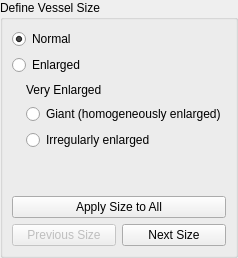
               <widget class="QWidget" name="setVesselSizePage">
                <layout class="QVBoxLayout" name="verticalLayout_36">
                 <property name="margin">
                  <number>0</number>
                 </property>
                 <item>
                  <widget class="QGroupBox" name="groupBox_10">
                   <property name="whatsThis">
                    <string>&lt;!DOCTYPE HTML PUBLIC &quot;-//W3C//DTD HTML 4.0//EN&quot; &quot;http://www.w3.org/TR/REC-html40/strict.dtd&quot;&gt;
&lt;html&gt;&lt;head&gt;&lt;meta name=&quot;qrichtext&quot; content=&quot;1&quot; /&gt;&lt;style type=&quot;text/css&quot;&gt;
p, li { white-space: pre-wrap; }
&lt;/style&gt;&lt;/head&gt;&lt;body style=&quot; font-family:'MS Shell Dlg 2'; font-size:8.25pt; font-weight:400; font-style:normal;&quot;&gt;
&lt;p style=&quot; margin-top:0px; margin-bottom:0px; margin-left:0px; margin-right:0px; -qt-block-indent:0; text-indent:0px;&quot;&gt;&lt;span style=&quot; font-size:8pt;&quot;&gt;Vessels are marked as 'Undefined' by default to avoid any assumption of normality. Recommended guidelines for choosing a vessel size give three options:&lt;/span&gt;&lt;/p&gt;
&lt;p style=&quot;-qt-paragraph-type:empty; margin-top:0px; margin-bottom:0px; margin-left:0px; margin-right:0px; -qt-block-indent:0; text-indent:0px; font-size:8pt;&quot;&gt;&lt;/p&gt;
&lt;p style=&quot; margin-top:0px; margin-bottom:0px; margin-left:0px; margin-right:0px; -qt-block-indent:0; text-indent:0px;&quot;&gt;&lt;span style=&quot; font-size:8pt;&quot;&gt;- &lt;/span&gt;&lt;span style=&quot; font-size:8pt; font-weight:600;&quot;&gt;Normal&lt;/span&gt;&lt;span style=&quot; font-size:8pt;&quot;&gt;: less than 20 micrometres in width&lt;/span&gt;&lt;/p&gt;
&lt;p style=&quot;-qt-paragraph-type:empty; margin-top:0px; margin-bottom:0px; margin-left:0px; margin-right:0px; -qt-block-indent:0; text-indent:0px; font-size:8pt;&quot;&gt;&lt;/p&gt;
&lt;p style=&quot; margin-top:0px; margin-bottom:0px; margin-left:0px; margin-right:0px; -qt-block-indent:0; text-indent:0px;&quot;&gt;&lt;span style=&quot; font-size:8pt;&quot;&gt;- &lt;/span&gt;&lt;span style=&quot; font-size:8pt; font-weight:600;&quot;&gt;Enlarged&lt;/span&gt;&lt;span style=&quot; font-size:8pt;&quot;&gt;: between 20 and 50 micrometres in width&lt;/span&gt;&lt;/p&gt;
&lt;p style=&quot;-qt-paragraph-type:empty; margin-top:0px; margin-bottom:0px; margin-left:0px; margin-right:0px; -qt-block-indent:0; text-indent:0px; font-size:8pt;&quot;&gt;&lt;/p&gt;
&lt;p style=&quot; margin-top:0px; margin-bottom:0px; margin-left:0px; margin-right:0px; -qt-block-indent:0; text-indent:0px;&quot;&gt;&lt;span style=&quot; font-size:8pt;&quot;&gt;- &lt;/span&gt;&lt;span style=&quot; font-size:8pt; font-weight:600;&quot;&gt;Giant&lt;/span&gt;&lt;span style=&quot; font-size:8pt;&quot;&gt;: more than 50 micrometres in width&lt;/span&gt;&lt;/p&gt;&lt;/body&gt;&lt;/html&gt;</string>
                   </property>
                   <property name="title">
                    <string>Define Vessel Size</string>
                   </property>
                   <layout class="QVBoxLayout" name="verticalLayout_37">
                    <item>
                     <layout class="QHBoxLayout" name="horizontalLayout_14">
                      <item>
                       <widget class="QRadioButton" name="sizeNormalRadio">
                        <property name="text">
                         <string>Normal</string>
                        </property>
                        <property name="checked">
                         <bool>true</bool>
                        </property>
                       </widget>
                      </item>
                     </layout>
                    </item>
                    <item>
                     <layout class="QGridLayout" name="gridLayout_6">
                      <item row="0" column="0">
                       <widget class="QRadioButton" name="sizeEnlargedRadio">
                        <property name="text">
                         <string>Enlarged</string>
                        </property>
                       </widget>
                      </item>
                     </layout>
                    </item>
                    <item>
                     <layout class="QGridLayout" name="gridLayout_7">
                      <item row="1" column="1">
                       <widget class="QRadioButton" name="sizeGiantRadio">
                        <property name="text">
                         <string>Giant (homogeneously enlarged)</string>
                        </property>
                       </widget>
                      </item>
                      <item row="2" column="1">
                       <widget class="QRadioButton" name="sizeIrregularRadio">
                        <property name="text">
                         <string>Irregularly enlarged</string>
                        </property>
                       </widget>
                      </item>
                      <item row="0" column="1">
                       <widget class="QLabel" name="label_5">
                        <property name="sizePolicy">
                         <sizepolicy hsizetype="Preferred" vsizetype="Fixed">
                          <horstretch>0</horstretch>
                          <verstretch>0</verstretch>
                         </sizepolicy>
                        </property>
                        <property name="minimumSize">
                         <size>
                          <width>0</width>
                          <height>17</height>
                         </size>
                        </property>
                        <property name="text">
                         <string>Very Enlarged</string>
                        </property>
                       </widget>
                      </item>
                      <item row="1" column="0">
                       <spacer name="horizontalSpacer_5">
                        <property name="orientation">
                         <enum>Qt::Horizontal</enum>
                        </property>
                        <property name="sizeType">
                         <enum>QSizePolicy::Fixed</enum>
                        </property>
                        <property name="sizeHint" stdset="0">
                         <size>
                          <width>14</width>
                          <height>20</height>
                         </size>
                        </property>
                       </spacer>
                      </item>
                     </layout>
                    </item>
                    <item>
                     <spacer name="verticalSpacer_11">
                      <property name="orientation">
                       <enum>Qt::Vertical</enum>
                      </property>
                      <property name="sizeHint" stdset="0">
                       <size>
                        <width>20</width>
                        <height>40</height>
                       </size>
                      </property>
                     </spacer>
                    </item>
                    <item>
                     <widget class="QPushButton" name="applySizeToAll">
                      <property name="minimumSize">
                       <size>
                        <width>0</width>
                        <height>0</height>
                       </size>
                      </property>
                      <property name="statusTip">
                       <string>Apply selected size to all vessels</string>
                      </property>
                      <property name="text">
                       <string>Apply Size to All</string>
                      </property>
                     </widget>
                    </item>
                    <item>
                     <layout class="QHBoxLayout" name="horizontalLayout_15">
                      <item>
                       <widget class="QPushButton" name="prevSize">
                        <property name="enabled">
                         <bool>false</bool>
                        </property>
                        <property name="minimumSize">
                         <size>
                          <width>0</width>
                          <height>0</height>
                         </size>
                        </property>
                        <property name="text">
                         <string>Previous Size</string>
                        </property>
                       </widget>
                      </item>
                      <item>
                       <widget class="QPushButton" name="nextSize">
                        <property name="minimumSize">
                         <size>
                          <width>0</width>
                          <height>0</height>
                         </size>
                        </property>
                        <property name="text">
                         <string>Next Size</string>
                        </property>
                       </widget>
                      </item>
                     </layout>
                    </item>
                   </layout>
                  </widget>
                 </item>
                </layout>
               </widget>
